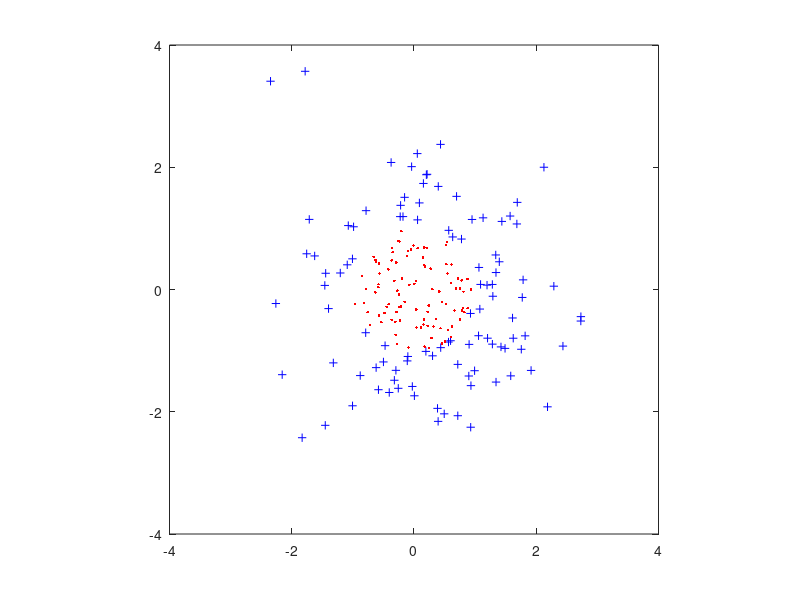

The MATLAB source for this figure: (Note: this script raises an error after producing the figure.)
clear all, close all, clc ;


%% Data

R = 1 ;
K = 1 ;
NbData = 200 ;

AllData = K * randn(NbData,2) ;

% save AllData ;
load AllData ;

PosData = [] ;
NegData = [] ;
Target = [] ;
for i = 1 : NbData
    if norm(AllData(i,:),2) > R
        PosData = [PosData ; AllData(i,:)] ;
        Target = [Target ; 1] ;
    else
        NegData = [NegData ; AllData(i,:)] ;
        Target = [Target ; 0] ;
    end
end

figure, plot(PosData(:,1),PosData(:,2),'+b',NegData(:,1),NegData(:,2),'.r') ;
axis equal ;
axis([-4 4 -4 4]) ;
saveas(gcf,'AllData.png','png') ;

%% Apprentissage = Learning

net = feedforwardnet([5 5]) ;
net = train(net,AllData',Target') ;

%% Simulations

Res = [] ;
ResPos = [] ;
ResNeg = [] ;
for x = -4 : .2 : 4
    for y = -4 : .2 : 4
        zesim =  net([x y]') ;
        Res = [Res ; x y zesim] ;
        if zesim > .5
            ResPos = [ResPos ; x y] ;
        else
            ResNeg = [ResNeg ; x y] ;
        end
    end
end
 

figure, plot(ResPos(:,1),ResPos(:,2),'.c',ResNeg(:,1),ResNeg(:,2),'.m') ;
axis equal ;
% saveas(gcf,'SimData.png','png') ;

% Superposition

figure, plot(ResPos(:,1),ResPos(:,2),'.c',ResNeg(:,1),ResNeg(:,2),'.m',...
             PosData(:,1),PosData(:,2),'+b',NegData(:,1),NegData(:,2),'.r') ;
axis equal ;
% saveas(gcf,'SimAllData.png','png') ;